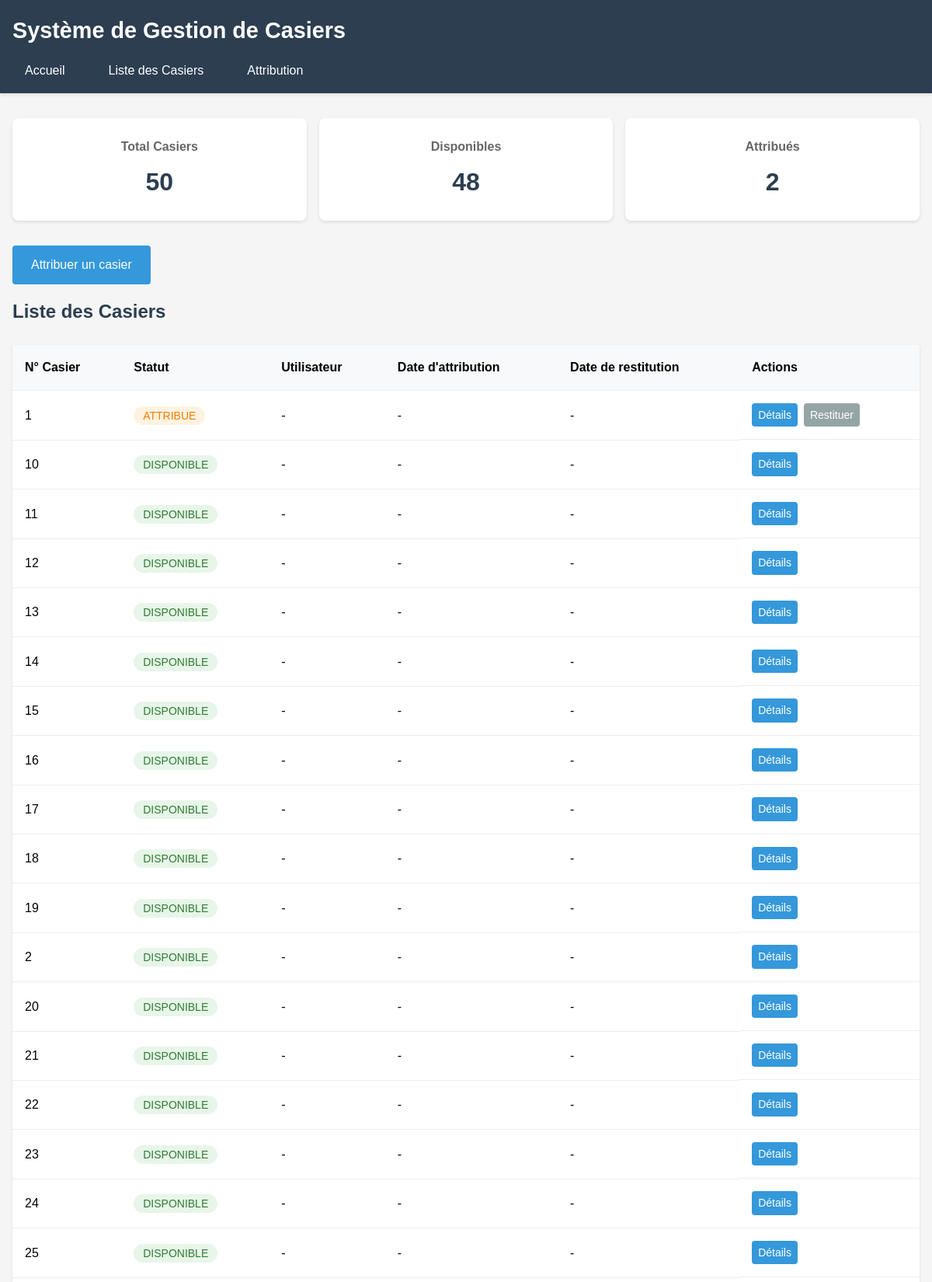
The app's page /locker-system/public/lockers (upper part) with its own data.
### tables this page shows
CREATE TABLE `lockers` (
  `id` int NOT NULL AUTO_INCREMENT,
  `locker_number` varchar(10) NOT NULL,
  `status` enum('DISPONIBLE','ATTRIBUE','MAINTENANCE') DEFAULT 'DISPONIBLE',
  `last_update` timestamp NULL DEFAULT CURRENT_TIMESTAMP ON UPDATE CURRENT_TIMESTAMP,
  `is_active` tinyint(1) DEFAULT '1',
  `created_at` timestamp NULL DEFAULT CURRENT_TIMESTAMP,
  `updated_at` timestamp NULL DEFAULT CURRENT_TIMESTAMP ON UPDATE CURRENT_TIMESTAMP,
  PRIMARY KEY (`id`),
  UNIQUE KEY `locker_number` (`locker_number`),
  KEY `idx_locker_status` (`status`)
);

### config/database.php (called while the page is built)
<?php
return [
    'host' => 'localhost',
    'dbname' => 'locker_system',
    'username' => 'root',
    'password' => 'root',
    'charset' => 'utf8mb4'
];

### src/Models/BaseModel.php (called while the page is built, shortened)
<?php
class BaseModel {
    protected $db;
    public function __construct() {
        $config = require __DIR__ . '/../../config/database.php';
        try {
            $this->db = new PDO(
                "mysql:host={$config['host']};dbname={$config['dbname']};charset={$config['charset']}",
                $config['username'],
                $config['password'],
                [
                    PDO::ATTR_ERRMODE => PDO::ERRMODE_EXCEPTION,
                    PDO::ATTR_DEFAULT_FETCH_MODE => PDO::FETCH_ASSOC,
                    PDO::ATTR_EMULATE_PREPARES => false
                ]
            );
        } catch (PDOException $e) {
            die("Erreur de connexion : " . $e->getMessage());
        }
    }
    protected function query($sql, $params = []) {
        $stmt = $this->db->prepare($sql);
        $stmt->execute($params);
        return $stmt;
    }
}

### src/Models/Locker.php (called while the page is built, shortened)
<?php
class Locker extends BaseModel {
    protected $table = 'lockers';
    public function getWithAssignments() {
        $sql = "SELECT l.*, la.assignment_date, la.return_date,
                u.first_name, u.last_name, la.status as assignment_status
                FROM {$this->table} l
                LEFT JOIN locker_assignments la ON l.id = la.locker_id
                LEFT JOIN users u ON la.user_id = u.id
                WHERE la.status = 'ACTIVE' OR la.id IS NULL
                ORDER BY l.locker_number";
        return $this->query($sql)->fetchAll();
    }
}

### src/Controllers/BaseController.php (called while the page is built, shortened)
<?php
class BaseController {
    protected function render($view, $data = []) {
        extract($data);
        require_once __DIR__ . "/../Views/$view.php";
        return ob_get_clean();
    }
}

### src/Views/lockers/index.php (the view, shortened to what this page needs)
<div class="dashboard">
    <div class="stats-container">
        <div class="stat-box">
            <h3>Total Casiers</h3>
            <p><?= $stats['total'] ?></p>
        </div>
        <div class="stat-box">
            <h3>Disponibles</h3>
            <p><?= $stats['available'] ?></p>
        </div>
        <div class="stat-box">
            <h3>Attribués</h3>
            <p><?= $stats['assigned'] ?></p>
        </div>
    </div>
    <div class="actions">
        <a href="<?= BASE_PATH ?>/lockers/assign" class="button">Attribuer un casier</a>
    </div>
    <div class="lockers-list">
        <h2>Liste des Casiers</h2>
        <table class="lockers-table">
            <thead>
                <tr>
                    <th>N° Casier</th>
                    <th>Statut</th>
                    <th>Utilisateur</th>
                    <th>Date d'attribution</th>
                    <th>Date de restitution</th>
                    <th>Actions</th>
                </tr>
            </thead>
            <tbody>
                <?php if (!empty($lockers)): ?>
                    <?php foreach ($lockers as $locker): ?>
                        <tr class="locker-row <?= strtolower($locker['status']) ?>">
                            <td><?= htmlspecialchars($locker['locker_number']) ?></td>
                            <td>
                                <span class="status-badge status-<?= strtolower($locker['status']) ?>">
                                    <?= htmlspecialchars($locker['status']) ?>
                                </span>
                            </td>
                            <td>
                                <?php if ($locker['status'] === 'ATTRIBUE' && isset($locker['first_name'])): ?>
                                    <?= htmlspecialchars($locker['first_name'] . ' ' . $locker['last_name']) ?>
                                <?php else: ?>
                                    -
                                <?php endif; ?>
                            </td>
                            <td>
                                <?= isset($locker['assignment_date'])
                                    ? date('d/m/Y', strtotime($locker['assignment_date']))
                                    : '-' ?>
                            </td>
                            <td>
                                <?= isset($locker['expected_return_date'])
                                    ? date('d/m/Y', strtotime($locker['expected_return_date']))
                                    : '-' ?>
                            </td>
                            <td class="actions-cell">
                                <a href="<?= BASE_PATH ?>/lockers/details/<?= $locker['id'] ?>"
                                   class="button button-small">Détails</a>
                                <?php if ($locker['status'] === 'ATTRIBUE'): ?>
                                    <a href="<?= BASE_PATH ?>/lockers/return?id=<?= $locker['id'] ?>"
                                       class="button button-small button-secondary">Restituer</a>
                                <?php endif; ?>
                            </td>
                        </tr>
                    <?php endforeach; ?>
                <?php else: ?>
                    <tr>
                        <td colspan="5" class="no-data">Aucun casier trouvé</td>
                    </tr>
                <?php endif; ?>
            </tbody>
        </table>
    </div>
</div>
<?php
$content = ob_get_clean();
require __DIR__ . '/../layouts/main.php';
?>

### public/index.php (shortened to what this page needs)
<?php
$request = $_SERVER['REQUEST_URI'];
$urlParts = parse_url($request);
$path = $urlParts['path'];
$request = str_replace(BASE_PATH, '', $path);
try {
    switch ($request) {
        case '/lockers':
            $controller = new App\Controllers\LockerController();
            $controller->index();
            break;
    }
} catch (\Exception $e) {
    http_response_code(500);
    echo 'Une erreur est survenue : ' . $e->getMessage();
}

### src/Controllers/LockerController.php (shortened to what this page needs)
<?php
class LockerController extends BaseController {
    private $lockerModel;
    public function __construct() {
        $this->lockerModel = new Locker();
    }
    public function index() {
        $lockers = $this->lockerModel->getWithAssignments();
        $stats = [
            'total' => count($lockers),
            'available' => count(array_filter($lockers, function($l) {
                return $l['status'] === 'DISPONIBLE';
            })),
            'assigned' => count(array_filter($lockers, function($l) {
                return $l['status'] === 'ATTRIBUE';
            }))
        ];
        $data = [
            'title' => 'Gestion des Casiers',
            'lockers' => $lockers,
            'stats' => $stats
        ];
        echo $this->render('lockers/index', $data);
    }
}

### src/Views/layouts/main.php (shortened to what this page needs)
<!DOCTYPE html>
<html lang="fr">
<head>
    <link rel="stylesheet" href="<?= BASE_PATH ?>/css/style.css">
</head>
<body>
    <header>
        <h1>Système de Gestion de Casiers</h1>
        <nav>
            <ul>
                <li><a href="<?= BASE_PATH ?>/">Accueil</a></li>
                <li><a href="<?= BASE_PATH ?>/lockers">Liste des Casiers</a></li>
                <li><a href="<?= BASE_PATH ?>/lockers/assign">Attribution</a></li>
            </ul>
        </nav>
    </header>
    <main>
        <?php if (isset($content)) : echo $content; endif; ?>
    </main>
</body>
</html>

### public/css/style.css (style rules this page uses)
* { margin: 0; padding: 0; box-sizing: border-box; }
body { font-family: Arial, sans-serif; line-height: 1.6; background-color: #f5f5f5; }
header { background-color: #2c3e50; color: white; padding: 1rem; box-shadow: 0 2px 4px rgba(0,0,0,0.1); }
header h1 { margin-bottom: 1rem; font-size: 1.8rem; }
nav ul { list-style: none; display: flex; gap: 1.5rem; }
nav a { color: white; text-decoration: none; padding: 0.5rem 1rem; border-radius: 4px; transition: background-color 0.3s; }
main { max-width: 1200px; margin: 2rem auto; padding: 0 1rem; }
.lockers-table { width: 100%; border-collapse: collapse; margin-top: 1rem; background-color: white; box-shadow: 0 1px 3px rgba(0,0,0,0.1); }
.lockers-table th, .lockers-table td { padding: 1rem; text-align: left; border-bottom: 1px solid #eee; }
.lockers-table th { background-color: #f8f9fa; font-weight: 600; }
.button, button[type="submit"] { display: inline-block; padding: 0.75rem 1.5rem; background-color: #3498db; color: white; border: none; border-radius: 4px; cursor: pointer; text-decoration: none; font-size: 1rem; transition: background-color 0.3s; }
.button-secondary { background-color: #95a5a6; }
.actions { margin: 1rem 0; display: flex; gap: 1rem; }
h2 { margin-bottom: 1.5rem; color: #2c3e50; }
.stats-container { display: grid; grid-template-columns: repeat(auto-fit, minmax(200px, 1fr)); gap: 1rem; margin-bottom: 2rem; }
.stat-box { background: white; padding: 1.5rem; border-radius: 8px; box-shadow: 0 2px 4px rgba(0,0,0,0.1); text-align: center; }
.stat-box h3 { color: #666; margin-bottom: 0.5rem; font-size: 1rem; }
.stat-box p { color: #2c3e50; font-size: 2rem; font-weight: bold; }
.status-badge { padding: 0.25rem 0.75rem; border-radius: 20px; font-size: 0.875rem; font-weight: 500; }
.status-disponible { background-color: #e8f5e9; color: #2e7d32; }
.status-attribue { background-color: #fff3e0; color: #f57c00; }
.lockers-table td { vertical-align: middle; }
.actions-cell { display: flex; gap: 0.5rem; }
.button-small { padding: 0.25rem 0.5rem; font-size: 0.875rem; }

### records on screen
lockers: locker_number "1", status "ATTRIBUE"
lockers: locker_number "10", status "DISPONIBLE"
lockers: locker_number "11", status "DISPONIBLE"
lockers: locker_number "12", status "DISPONIBLE"
lockers: locker_number "13", status "DISPONIBLE"
lockers: locker_number "14", status "DISPONIBLE"
lockers: locker_number "15", status "DISPONIBLE"
lockers: locker_number "16", status "DISPONIBLE"
lockers: locker_number "17", status "DISPONIBLE"
lockers: locker_number "18", status "DISPONIBLE"
lockers: locker_number "19", status "DISPONIBLE"
lockers: locker_number "2", status "DISPONIBLE"
lockers: locker_number "20", status "DISPONIBLE"
lockers: locker_number "21", status "DISPONIBLE"
lockers: locker_number "22", status "DISPONIBLE"
lockers: locker_number "23", status "DISPONIBLE"
lockers: locker_number "24", status "DISPONIBLE"
lockers: locker_number "25", status "DISPONIBLE"

### other values on screen
$stats['total'] "50"
$stats['available'] "48"
$stats['assigned'] "2"
